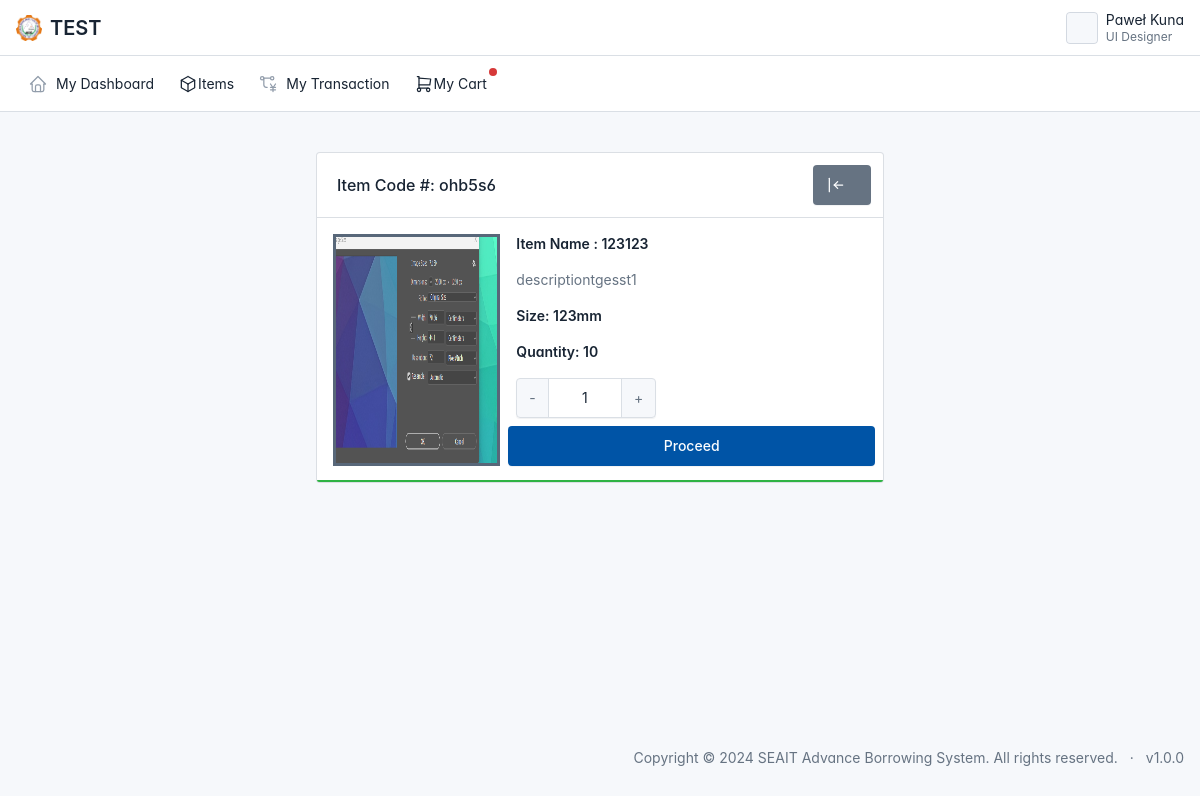
The page /user/borrowslip.php?code=ohb5s6 (signed in) on the database its author committed.
### tables this page shows
CREATE TABLE IF NOT EXISTS `tbl_item` (
  `item_code` varchar(100) NOT NULL,
  `item_name` varchar(100) NOT NULL,
  `category_id` int NOT NULL,
  `size_id` int NOT NULL,
  `quantity` int NOT NULL,
  `item_condition` varchar(100) NOT NULL,
  `status` int NOT NULL,
  `description` varchar(100) NOT NULL,
  `img_path` varchar(100) NOT NULL,
  `date_created` datetime NOT NULL DEFAULT CURRENT_TIMESTAMP,
  PRIMARY KEY (`item_code`),
  KEY `fk_category_id` (`category_id`),
  KEY `fk_size_id` (`size_id`)
);

CREATE TABLE IF NOT EXISTS `tbl_size` (
  `size_id` int NOT NULL AUTO_INCREMENT,
  `size_description` varchar(100) NOT NULL,
  PRIMARY KEY (`size_id`)
);

### user/borrowslip.php (the view, shortened to what this page needs)
<?php include '../connection.php';
?>
<!doctype html>
<html lang="en">
<?php include '../components/head.php' ?>
<body class="layout-fluid">
  <div class="page">
    <?php include '../components/navbar.php' ?>
    <?php include '../components/usersidebar.php' ?>
    <div class="page-wrapper">
      <div class="page-body">
        <div class="container-xl">
          <div class="row row-deck row-cards d-flex justify-content-center my-auto mx-auto">
            <div class="col-lg-6">
              <div class="card ">
                <div class="card-status-bottom bg-green"></div>
                <div class="card-header">
                  <div>
                    <h3 class="card-title">
                      <?php
                      $code = $_GET['code'];
                      $sql = "SELECT
                       inv.item_name,
                       inv.item_code,
                       inv.quantity,
                       inv.img_path,
                       ts.size_description,
                       inv.description
                     FROM
                       tbl_item inv
                     LEFT JOIN tbl_size ts ON
                       inv.size_id = ts.size_id
                     WHERE
                       inv.item_code = '$code' AND inv.status = 1";
                      $rs = $conn->query($sql);
                      $row = $rs->fetch_assoc();
                      ?>
                      Item Code #: <?php echo $row['item_code'] ?>
                    </h3>
                  </div>
                  <div class="card-actions">
                    <a href="items.php" class="btn btn-secondary d-none d-sm-inline-block">
                    </a>
                  </div>
                </div>
                <div class="card-body p-3">
                  <div class="row">
                    <div class="col-lg-4">
                      <img id="ImgID" class="h-100 img-fluid border border-3 bg-secondary" src="../static/item/<?php echo $row['img_path'] ?>" style="border:2px solid gray">
                    </div>
                    <div class="col-lg-8">
                      <div class="row">
                        <div class="col-lg-12">
                          <div class="mb-3">
                            <h4 class="text-capitalize">Item Name : <?php echo $row['item_name'] ?></h4>
                          </div>
                        </div>
                        <div class="col-lg-12">
                          <div class="mb-3">
                            <p class="text-muted"><?php echo $row['description'] ?></p>
                          </div>
                        </div>
                        <div class="col-lg-12">
                          <div class="mb-3">
                            <h4 class="text-capitalize">Size: <?php echo $row['size_description'] ?></h4>
                          </div>
                        </div>
                        <div class="col-lg-12">
                          <div class="mb-3">
                            <h4>Quantity: <?php echo $row['quantity'] ?> </h4>
                          </div>
                        </div>
                        <div class="d-flex justify-content-between align-center">
                          <div class="input-group" style="width:140px">
                            <button class="input-group-text" id="minus">-</button>
                            <input type="text" class="form-control text-center" id="counter" value="1" autocomplete="off" readonly>
                            <button class="input-group-text" id="add">+</button>
                          </div>
                        </div>
                        <button class="btn btn-primary mt-2" id="proceed">Proceed</button>
                      </div>
                    </div>
                  </div>
                </div>
              </div>
            </div>
          </div>
        </div>
      </div>
    </div>
    <?php include '../components/footer.php' ?>
  </div>
</body>
</html>

### components/head.php (style rules this page uses)
:root { --tblr-font-sans-serif: 'Inter Var', -apple-system, BlinkMacSystemFont, San Francisco, Segoe UI, Roboto, Helvetica Neue, sans-serif; }
body { font-feature-settings: "cv03", "cv04", "cv11"; }

### rows shown on the page
tbl_item: item_code "ohb5s6", img_path (picture), item_name "123123", description "descriptiontgesst1", size.size_description "123mm", quantity "10"
